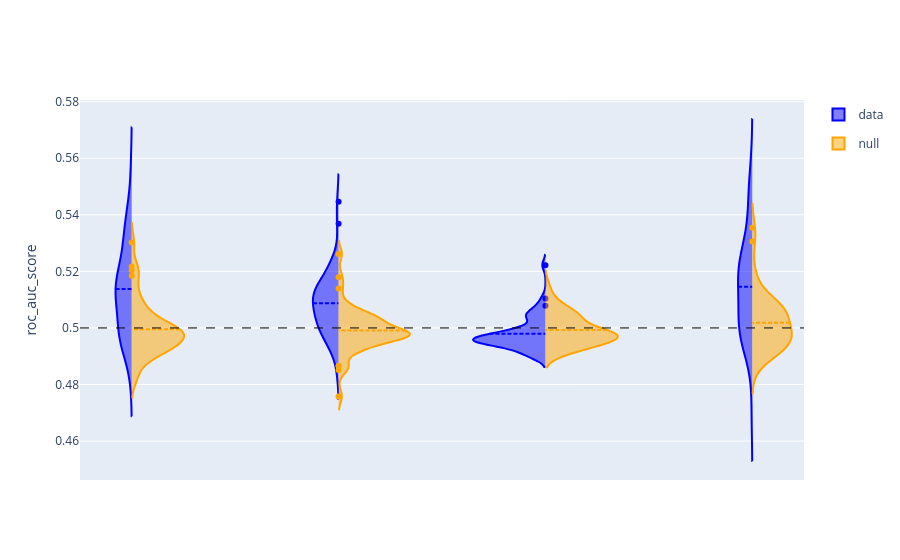

Here is the notebook cell this chart was saved with:
### Markdown cell above
## Child Measures - Physiology/Motor/Neurology

### Code cell
df1 = df_classify[(df_classify['target']=='DX_01_Cat_new_binarize') & 
                  (df_classify['assessment']=='Child Measures')]

cols = ['Neurologic_Function', 'Physiologic_Function', 'Vision', 'Motor_Skills']

df1 = df1[df1['domains'].isin(cols)]

visualize.predictive_modeling(df=df1)

### Figure 1 — Plotly figure (JSON) as saved in the notebook; plotly's stock layout.template omitted (floating-point values rounded to 4 significant figures; data arrays with more than 128 entries replaced by an {"elided": "..."} marker saying what was removed)
{"data": [{"box": {"visible": false}, "legendgroup": "data", "line": {"color": "blue"}, "meanline": {"visible": true}, "name": "data", "scalegroup": "data", "side": "negative", "type": "violin", "x": {"elided": "200 str values"}, "y": {"elided": "200 float values"}}, {"box": {"visible": false}, "legendgroup": "null", "line": {"color": "orange"}, "meanline": {"visible": true}, "name": "null", "scalegroup": "null", "side": "positive", "type": "violin", "x": {"elided": "200 str values"}, "y": {"elided": "200 float values"}}], "layout": {"shapes": [{"line": {"color": "black", "dash": "dash", "width": 1}, "type": "line", "x0": 0, "x1": 1, "xref": "x domain", "y0": 0.5, "y1": 0.5, "yref": "y"}], "violingap": 0, "violinmode": "overlay", "xaxis": {"showticklabels": false}, "yaxis": {"title": {"text": "roc_auc_score"}}}}
